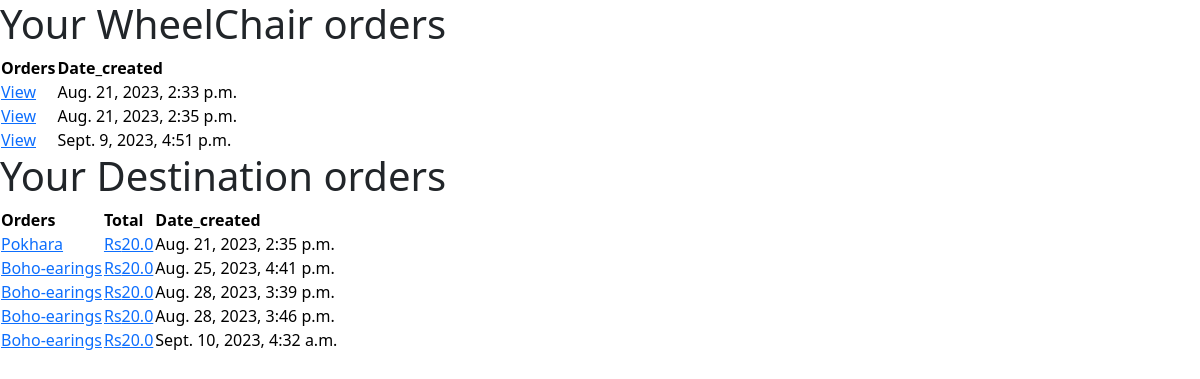
/user-profile (signed in), run on the app's committed database.
### stroll1/models.py (models this page shows, shortened)
class Order(models.Model):
    date_ordered = models.DateTimeField(auto_now_add=True, null=True)
    customer = models.ForeignKey(Customer, on_delete= models.SET_NULL, blank=True, null=True)
    complete = models.BooleanField(default=False, null=True, blank=True )
    transaction_id = models.CharField(max_length = 200, null=True)
    payment_method = models.CharField(max_length=20, choices = METHOD, default="Cash on delivery")
    payment_completed = models.BooleanField(default=False, null=True, blank=True)
    def __str__(self):
        return str(self.id)

class Destination_Order(models.Model):
    date_ordered = models.DateTimeField(auto_now_add=True, null=True)
    ordered_by = models.CharField(max_length=200, null=True)
    destination = models.CharField(max_length=30, null=True)
    mobile = models.CharField(max_length=10, null=True)
    email = models.EmailField(null=True, blank=True)
    order_status = models.CharField(max_length=50, choices=ORDER_STATUS, default="Order Received")
    payment_method = models.CharField(
        max_length=20, choices=METHOD, default="Cash On Delivery")
    payment_completed = models.BooleanField(
        default=False, null=True, blank=True)
    price = models.FloatField(null=True)

### stroll1/views.py (the view)
# urls.py: path("user-profile", views.UserProfile, name="user-profile"),
def UserProfile(request):
     customer = request.user.customer
     userOrder = Order.objects.filter(customer=customer)
     userdestOrder = Destination_Order.objects.filter(ordered_by=request.user)
     for orders in userOrder:
          print(orders , orders.orderitem_set.all())
     for order in userdestOrder:
          print(order)
     context = {'userOrder': userOrder, 'userdestOrder': userdestOrder}
     return render(request, "userpage.html", context)

### stroll1/models.py (called while the page is built)
        def __str__(self):
            return self.product.name

### Templates/userpage.html (shortened to what this page needs)
{% load static %}
<head>
    <link href="https://cdn.jsdelivr.net/npm/bootstrap@5.3.0/dist/css/bootstrap.min.css" rel="stylesheet">
</head>
<h1>Your WheelChair orders</h1>
<table class="tavle table-primary">
    <thead>
      <tr>
        <th scope="col">Orders</th>
        <th scope="col">Date_created</th>
      </tr>
    </thead>
    <tbody>
      <tr>
        {% for orders in userOrder%}
        <td><a href="{% url 'showOrderitems' orders.id %}">View</a></td>
        <td><a>{{orders.date_ordered}}</a></td>
      </tr>
      {% endfor %}
    </tbody>
  </table>
  <h1>Your Destination orders</h1>
<table class="tavle table-primary">
    <thead>
      <tr>
        <th scope="col">Orders</th>
        <th scope="col">Total</th>
        <th scope="col">Date_created</th>
      </tr>
    </thead>
    <tbody>
      <tr>
        {% for order in userdestOrder%}
        <td><a href="#">{{order.destination}}</a></td>
        <td><a href="#">Rs{{order.price}}</a></td>
        <td><a>{{order.date_ordered}}</a></td>
      </tr>
      {% endfor %}
    </tbody>
  </table>

### data on the page
Order: date_ordered "Aug. 21, 2023, 2:33 p.m."
Order: date_ordered "Aug. 21, 2023, 2:35 p.m."
Order: date_ordered "Sept. 9, 2023, 4:51 p.m."
Destination_Order: destination "Pokhara", price "20.0", date_ordered "Aug. 21, 2023, 2:35 p.m."
Destination_Order: destination "Boho-earings", price "20.0", date_ordered "Aug. 25, 2023, 4:41 p.m."
Destination_Order: destination "Boho-earings", price "20.0", date_ordered "Aug. 28, 2023, 3:39 p.m."
Destination_Order: destination "Boho-earings", price "20.0", date_ordered "Aug. 28, 2023, 3:46 p.m."
Destination_Order: destination "Boho-earings", price "20.0", date_ordered "Sept. 10, 2023, 4:32 a.m."
